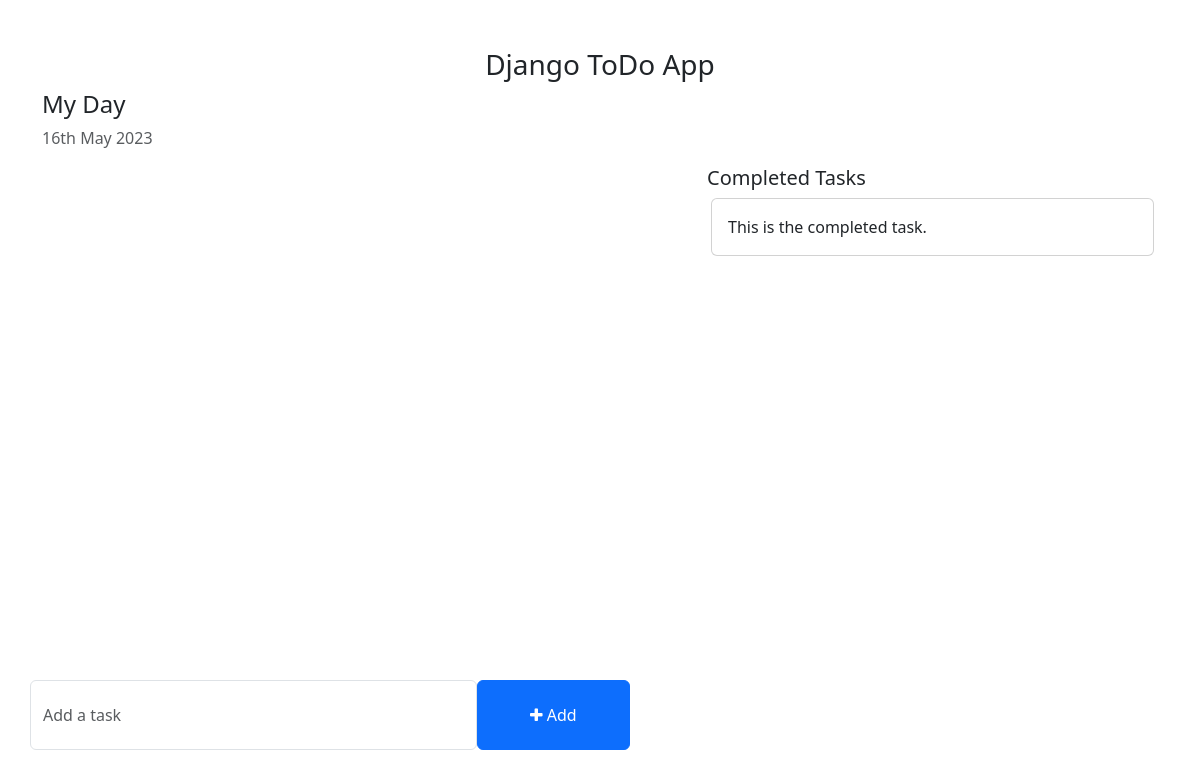
Before: / with the older database file.
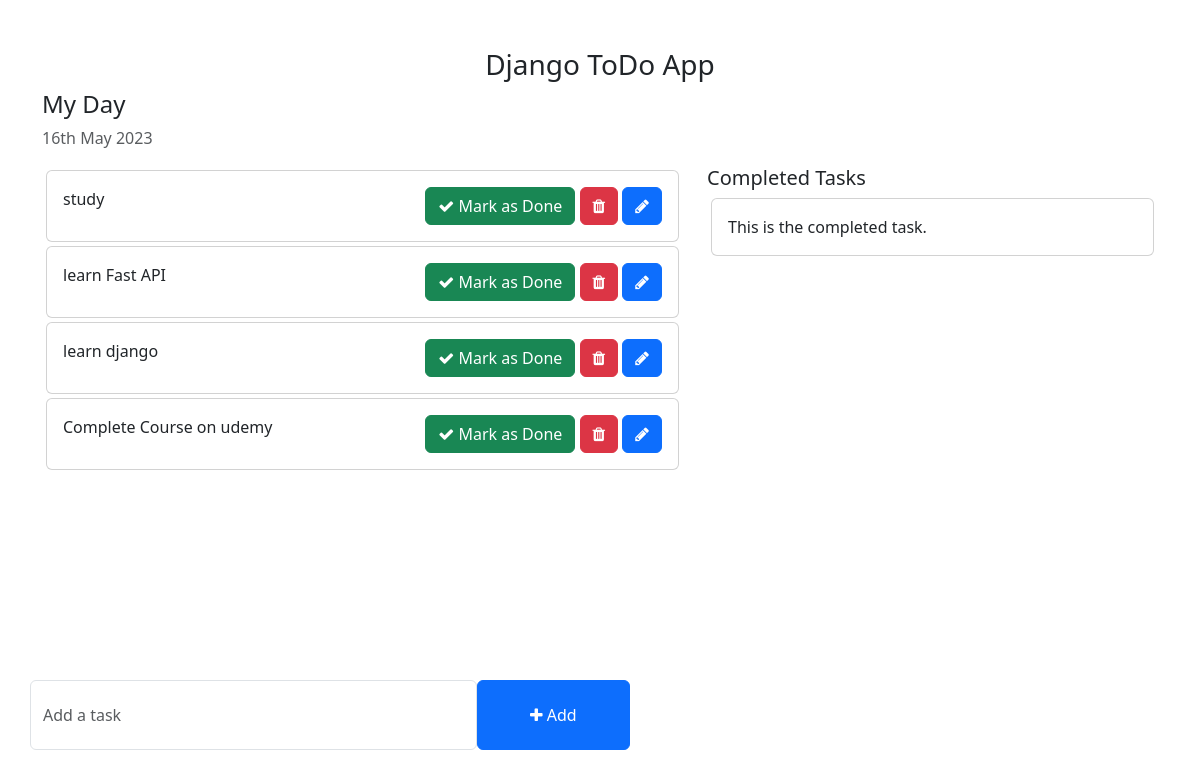
After: the same page with the newer database file.
### todos/models.py (models this page shows)
class Task(models.Model):
    task = models.CharField(max_length = 500)
    is_completed = models.BooleanField(default = False)
    created_at = models.DateTimeField(auto_now_add = True)
    updated_at = models.DateTimeField(auto_now = True)
    def __str__(self):
        return self.task

### todo_main/views.py (the view)
# urls.py: 2. Add a URL to urlpatterns:  path('', views.home, name='home')
def home(request):
    tasks = Task.objects.filter(is_completed = False).order_by('-updated_at')
    context = {
        'tasks' : tasks,
    }
    print(tasks)
    return render(request, 'home.html', context)

### templates/home.html (shortened to what this page needs)
<!DOCTYPE html>
<html lang="en">
  <head>
    <link
      href="https://cdn.jsdelivr.net/npm/bootstrap@5.3.0-alpha1/dist/css/bootstrap.min.css"
      rel="stylesheet"
    />
    <link
      rel="stylesheet"
      href="https://cdnjs.cloudflare.com/ajax/libs/font-awesome/4.7.0/css/font-awesome.min.css"
    />
  </head>
  <body>
    <div class="container">
      <h3 class="pt-5 text-center">Django ToDo App</h3>
      <div class="row">
        <h4>My Day</h4>
        <p class="text-muted">{% now "jS F Y" %}</p>
        <div class="col-md-7 col-lg-7" style="height: 450px; overflow: scroll">
          {% for task in tasks%}
          <div class="card m-1">
            <div class="card-body">
              {{task.task}}
              <span style="position: relative; float: right">
                <a class="btn btn-success"
                  ><i class="fa fa-check"></i> Mark as Done</a
                >
                <a class="btn btn-danger"><i class="fa fa-trash"></i></a>
                <a class="btn btn-primary"><i class="fa fa-pencil"></i></a>
              </span>
            </div>
          </div>
          {% endfor %}
        </div>
        <div class="col-md-5 col-lg-5">
          <h5>Completed Tasks</h5>
          <div class="card m-1">
            <div class="card-body">This is the completed task.</div>
          </div>
        </div>
      </div>
      <div class="row">
        <div
          class="col-md-6 col-lg-6 p-0"
          style="position: absolute; bottom: 50px"
        >
          <form action="{% url 'addTask' %}" method="post">
            <div class="form-group">
              <span style="display: flex">
                <input
                  name="task"
                  type="text"
                  class="form-control"
                  placeholder="Add a task"
                />
                <button
                  type="submit"
                  class="btn btn-primary"
                  style="width: 200px"
                >
                  <i class="fa fa-plus"></i> Add
                </button>
              </span>
            </div>
          </form>
        </div>
      </div>
    </div>
  </body>
</html>

### templates/home.html (style rules this page uses)
.form-control { padding: 1.375rem 0.75rem !important; }

Changed rows visible on the page:
added Task: task "study"
added Task: task "learn Fast API"
added Task: task "learn django"
added Task: task "Complete Course on udemy"
